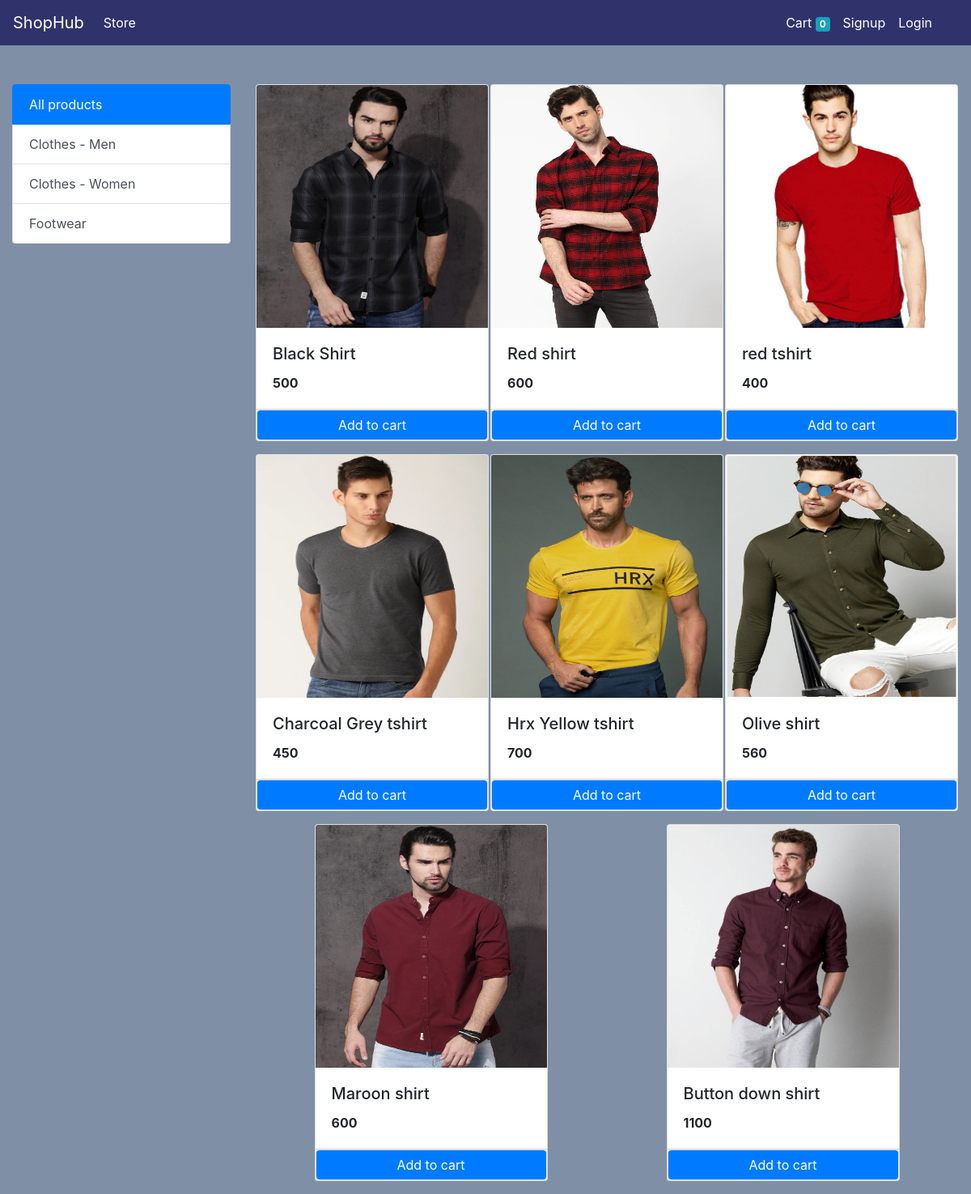
/?category=1, run on the app's committed database.
### store/models/category.py (models this page shows, shortened)
class Category(models.Model):
    name = models.CharField(max_length=50)
    @staticmethod
    def get_all_categories():
        return Category.objects.all()

### store/models/product.py (models this page shows, shortened)
class Product(models.Model):
    name = models.CharField(max_length=50)
    price = models.IntegerField(default=0)
    category = models.ForeignKey(Category, on_delete=models.CASCADE, default=1)
    description = models.CharField(max_length=150, default="", null=True, blank=True)
    image = models.ImageField(upload_to="uploads/products/", max_length=200)
    @staticmethod
    def get_all_product_by_categoryid(category_id):
        if category_id:
           return Product.objects.filter(category=category_id)
        else:
           return Product.get_all_product()

### store/views/home.py (the view, shortened to what this page needs)
# urls.py: path('', Index.as_view(), name='index'),
class Index(View):
    def get(self, request):
        cart = request.session.get('cart')
        if not cart:
            request.session.cart = {}
        products = None
        categories = Category.get_all_categories()
        categoryID = request.GET.get('category')
        if categoryID:
            products = Product.get_all_product_by_categoryid(categoryID)
        else:
            products = Product.get_all_product()
        data = {}
        data['products'] = products
        data['categories'] = categories
        return render(request, 'index.html', data)

### store/templatetags/cart.py (called while the page is built)
@register.filter(name='is_in_cart')
def is_in_cart(product, cart):
    keys = cart.keys()
    for id in keys:
        if int(id) == product.id:
            return True
    return False

### store/templates/index.html (shortened to what this page needs)
{% extends 'base.html' %}
{% block content %}
{% load cart %}
<div class="container-fluid mt-5">
<div class="row">
<div class="col-lg-3 mx-auto">
<div class="list-group">
  <a href="/" class="list-group-item list-group-item-action active ">All products</a>
  {% for category in categories %}
  <a href="/?category={{category.id}}" class="list-group-item list-group-item-action">{{category.name}}</a>
  {% endfor %}
</div>
</div>
  <div id="products" class="col-lg-9 mx-auto">
    <div class="row mx-auto">
      {% for product in products %}
      <div class="card mx-auto mb-3" id="{{product.id}}" style="width: 18rem;">
          <img class="card-img-top" src="{{product.image.url}}" width="{{ 300 }}" height="{{ 300 }}" alt="Card image cap">
          <div class="card-body">
            <h5 class="card-title">{{product.name}}</h5>
            <p class="card-text"><b>{{product.price}}</b></p>
          </div>
          <div class="card-footer no-gutters p-0">
           {% if product|is_in_cart:request.session.cart %}
           <div class="row no-gutters">
            <input type="submit" value=" - " class="col-2 btn btn-block btn-secondary">
            <div class="text-center col">{{product|cart_item_count:request.session.cart}} in cart</div>
            <form action="/#{{product.id}}" class="col-2" method="POST">
              {% csrf_token %}
              <input hidden type="text" name="product" value="{{product.id}}">
              <input type="submit" value=" + " class=" btn btn-block btn-secondary">
            </form>
          </div>
          {% else %}
            <form action="/#{{product.id}}" method="post" class="btn-block">
            <input type="submit" class="btn btn-primary border btn-block form-control" value="Add to cart">
          </form>
          {% endif %}
        </div>
        </div>
      {% endfor %}
      </div>
  </div>
</div>
  </div>
{% endblock %}

### data on the page
Category: name "Clothes - Men"
Category: name "Clothes - Women"
Category: name "Footwear"
Product: {{ product.id }} 1 (drawn), image (picture), name "Black Shirt", price "500"
Product: image (picture), name "Red shirt", price "600"
Product: image (picture), name "red tshirt", price "400"
Product: image (picture), name "Charcoal Grey tshirt", price "450"
Product: image (picture), name "Hrx Yellow tshirt", price "700"
Product: image (picture), name "Olive shirt", price "560"
Product: image (picture), name "Maroon shirt", price "600"
Product: image (picture), name "Button down shirt", price "1100"

### other printed values
{{ request.session.cart.keys|length }} "0"
